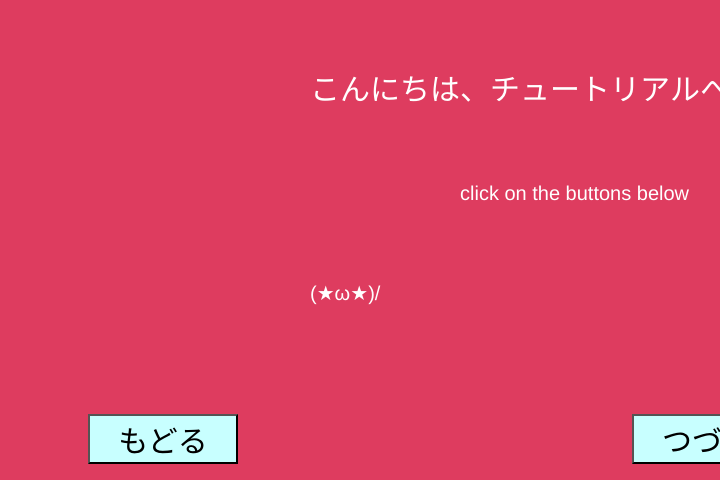
Frame 1 (no input)
Frame 60 (no input): identical to frame 1, image omitted
Frame 120 (the mouse pressed at the canvas centre since frame 60): identical to frame 1, image omitted

The p5.js sketch that drew this single still picture (run headless with seeded random() and noise() and a simulated clock; from frame 60 on, the mouse is pressed at the canvas centre):

// p5.js sketch
// ── sketch.js
/**
 * TUTORIAL START
 * 
 * こんにちは、
 * 
 */

// variable declarations
var counter = 0;
var rectPlayer;
let cnv, b;

// javascript array
const backgroundArray = [
    [224, 187, 228],
    [149, 125, 173],
    [210, 145, 188],
    [255, 223, 211]
]

class RectanglePlayer {
    constructor(name, x, y) {
      this.name = name;
      this.rectX = x;
      this.rectY = y;
      this.color = (255,255,255);
    }

    moveRight() {
        this.rectX += 10;
        this.color = (this.rectX/2, this.rectY/2, this.rectX/2);
        this.show();
    }

    moveLeft() {
        this.rectX -= 10;
        this.color = (this.rectX/2, this.rectY/2, this.rectX/2);
        this.show();
    }

    moveUp() {
        this.rectY -= 10;
    }

    moveDown() {
        this.rectY += 10;
    }

    show() {
        fill(this.color);
        rect(this.rectX, this.rectY, 100, 100);
    }
}

function increment() 
{
    let randomColor = backgroundArray[Math.floor(Math.random() * backgroundArray.length)];
    background(randomColor[0], randomColor[1], randomColor[2]);
    counter += 1;
}

function decrement() 
{
    let randomColor = backgroundArray[Math.floor(Math.random() * backgroundArray.length)];
    if (counter > 0) {
        background(randomColor[0], randomColor[1], randomColor[2]);
        counter -=1;
    }
}


function setup() 
{
    // Create the canvas
    cnv = createCanvas(displayWidth*0.9, displayHeight*0.8);

    button = createButton('つづく');
    button.position(displayWidth*0.79, displayHeight*0.69);
    button.style('font-size', '30px');
    button.style('background-color', color(200,255,255));
    button.size(150, 50);
    button.mousePressed(increment);

    button = createButton('もどる');
    button.position(displayWidth*0.11, displayHeight*0.69);
    button.style('font-size', '30px');
    button.style('background-color', color(200,255,255));
    button.size(150, 50);
    button.mousePressed(decrement);
    rectPlayer = new RectanglePlayer('player1', displayWidth/2, displayHeight/2);
}



function draw() {
    fill('white');
    textSize(30);
    text("Current Page: " + counter.toString(), displayWidth*0.9-300, displayHeight*0.8-500);
    if (counter == 0) 
    {
        // set the background color
        // background(red, green, blue)
        b = background(222, 60, 95);
        /**
         * This is how you write
         * 
         * textSize() sets the size of the text
         * textSize(50) sets text size 50
         * 
         * text() takes in the text and the location you want
         * text("hello world!", 100, 100) writes out hello world at 100, 100
         * 
         */
        textSize(30);
        text("こんにちは、チュートリアルへようこそ", 310, 100);
        textSize(20);
        text("click on the buttons below", 460, 200);
        text("\(★ω★)/", 310, 300);
        fill(200,255,255);
        
    }
    else if (counter == 1) // TODO : split the drawing page into 2 seperate tutorials
    {
        fill(200,255,255);
        textSize(30);
        text("Shapes", 300, 120);

        //b = background(70, 184, 199);
        // Set colors
        stroke(127, 63, 120);
        // Set line weight
        strokeWeight(4);

        // A rectangle
        // rect(x_location, y_location, width, height)
        fill(235, 181, 45);
        rect(40, 40, 120, 40);

        // You can make a square by having the same width and height!
        fill(68, 201, 119);
        rect(40, 120, 40, 40);

        // An ellipse
        // ellipse(x_location, y_location, width, height)
        fill(136, 73, 191);
        ellipse(400, 440, 80, 80);

        // A triangle
        // triangle(x_location, y_location, x_location_2, y_location_2, x_location_3, y_location_3)
        fill(232, 145, 139);
        triangle(200, 300, 420, 300, 210, 80);
        
        // A quadrilateral or shape with 4 points
        // quad(x1, y1, x2, y2, x3, y3, x4, y4)
        fill(204);
        translate(300, 0);
        quad(400, 318, 316, 28, 306, 400, 244, 360);
        translate(300, 0);

        fill(227, 7, 55);
        arc(400, 300, 280, 280, PI, TWO_PI);

    }
    else if (counter == 2) 
    {
        let x1 = 225
        let y1 = 75;
        let x2 = 400;
        let y2 = 200;
        fill('black');
        square(x1, y1, 50);
        // move the white square to the black square and refresh the page
        fill('white');
        square(x2, y2, 50);
        let d = dist(x1, y1, x2, y2);
        if (d == 0) {
            fill(200,255,255);
            textSize(30);
            text("good job! go on to the next one", 310, 120);
        } else {
            fill(200,255,255);
            textSize(30);
            text("Move the white square to the black square", 310, 120);
        }
    }
    else if (counter == 3) 
    {   
        if (mouseIsPressed)
        {
            let x=mouseX;     
            let y=mouseY;
            fill(255, 255, 255);
            ellipse(x,y,20,20)
            ellipse(x-15,y+5,20,20)
            ellipse(x-25,y-5,20,20)
            ellipse(x-17,y-20,20,20)
            ellipse(x,y-15,20,20)
            fill (225, 225, 225);
            ellipse(x-12,y-7,22,22) 
        }
    }
    else if (counter == 4) {
        rectPlayer.show();
        
        if (keyIsDown(UP_ARROW)) {

            rectPlayer.moveUp();
        }
        if (keyIsDown(DOWN_ARROW)) {
            rectPlayer.moveDown();
        }
        if (keyIsDown(LEFT_ARROW)) {
            rectPlayer.moveLeft();
        }
        if (keyIsDown(RIGHT_ARROW)) {
            rectPlayer.moveRight();
        }
    }
    else 
    {
        /**
         * Write your code here!
         * Draw any picture you want
         */
        

    }    
}
